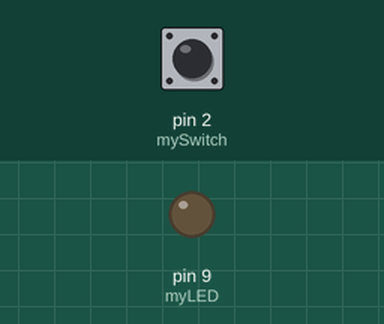
A sketch run on a simulated Arduino Uno, built with avr-gcc and run on an emulated ATmega328P. On the bench: output pins drawn as LEDs (lit = HIGH). The test bench sets the inputs (shaded band); at power-on: pin 2 (mySwitch) LOW.

Above: at 1.2 s.
1.3 s: pin 2 (mySwitch) pulled HIGH for 0.15 s
At 1.37 s:
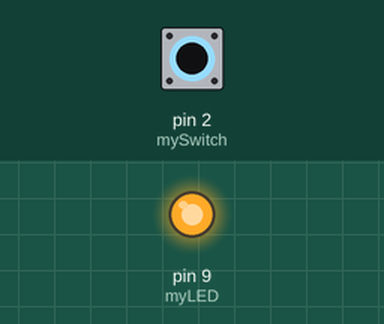
2.9 s: pin 2 (mySwitch) pulled HIGH for 3.2 s
At 7.4 s:
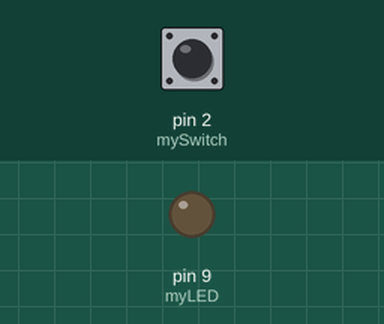
Timing chart, 0 to 8.9 s (numbered marks = the images above; inputs shaded):
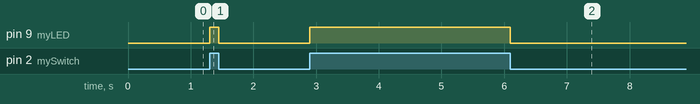

Measured:
- after the input at 1.3 s, pin 9 (myLED): LOW → HIGH at once, → LOW 0.15 s later
- after the input at 2.9 s, pin 9 (myLED): LOW → HIGH at once, → LOW 3.2 s later

The sketch:

secondVary.ino
```cpp
const int mySwitch = 2; // global constant
const int myLED = 9; // global constant

int switchState;  // state of the button

void setup() {
  // put your setup code here, to run once:
  pinMode(mySwitch, INPUT); // set the switch pin as an input
  pinMode(myLED, OUTPUT);   // set the LED pin as an output
  digitalWrite(myLED, LOW); // turn the LED off
}

void loop() {
  // store the switch state in a variable
  switchState = digitalRead(mySwitch);
  // if the switch is HIGH
  if (switchState == HIGH) {
    // turn the LED on
    digitalWrite(myLED, HIGH);
  } else {
    // if the switch is not pressed
    // turn the LED off
    digitalWrite(myLED, LOW);
  }
}
```
